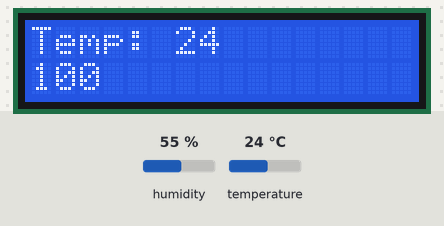
Simulated run of this sketch. Board: Arduino Uno, built with avr-gcc and run on an emulated ATmega328P. Shown: 16×2 character LCD. The test bench sets the inputs (shaded band); at power-on: temperature 24 °C, humidity 55 %.

Above: at 1.2 s.
1.3 s: temperature set to 12 °C
At 2.0 s:
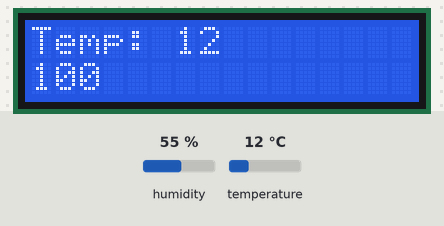
2.8 s: temperature set to 19 °C
At 3.1 s:
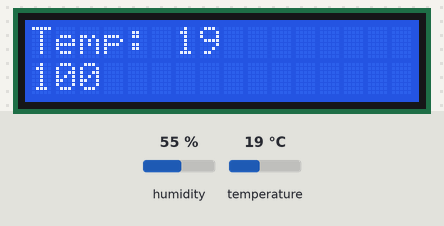
4.3 s: temperature set to 28 °C
At 5.5 s:
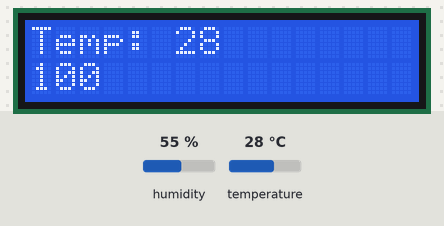
Timing chart, 0 to 7.3 s (numbered marks = the images above; inputs shaded):
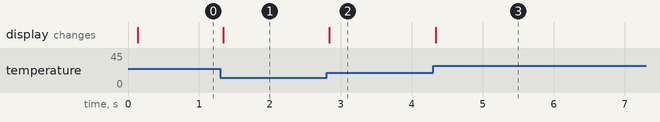

Measured:
- after the input at 1.3 s, the display: changes at once (image 1)
- after the input at 2.8 s, the display: changes at once (image 2)
- after the input at 4.3 s, the display: changes at once (image 3)

The sketch:

LCDandDHT11millis.ino
```cpp
#include <LiquidCrystal_I2C.h>
#include <Wire.h>
#include <dht11.h>
#define sensor 4
LiquidCrystal_I2C lcd(0x27, 16, 2);
dht11 DHT;
const unsigned long timeInterval = 100;
unsigned long previousTime = 0;
void setup() {
  lcd.init();
  lcd.backlight();
}

void loop() {
  unsigned long currentTime = millis();

  if(currentTime - previousTime >= timeInterval){
    DHT.read(sensor);
    lcd.clear();
    lcd.setCursor(0,0);
    lcd.print("Temp: ");
    lcd.print(DHT.temperature);
    lcd.setCursor(0,1);
    unsigned long timer = currentTime - previousTime;
    lcd.print(timer);
    previousTime = currentTime;
  }
}
```
